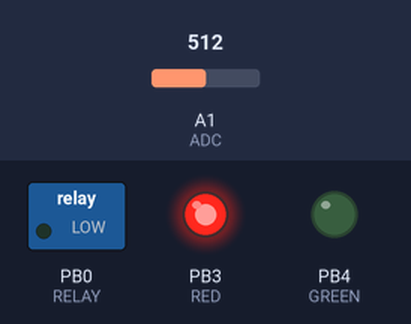
Bench run of a sketch on a simulated ATtiny85, built with avr-gcc and run on an emulated ATtiny85. Shown: switched loads named in the sketch (green lamp = pin HIGH), output pins drawn as LEDs (lit = HIGH). The inputs (shaded band) are chosen by the test bench; at power-on: A1 (ADC) = 512.

Above: at 2.8 s.
2.9 s: A1 (ADC) set to 563
5.6 s: A1 (ADC) set to 579
At 6.3 s:
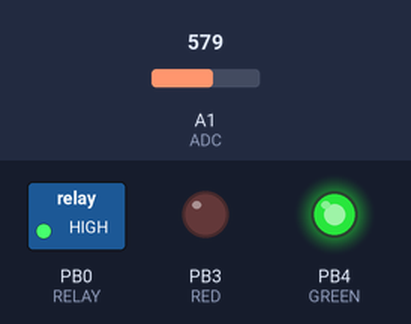
8.3 s: A1 (ADC) set to 511
At 10.1 s:
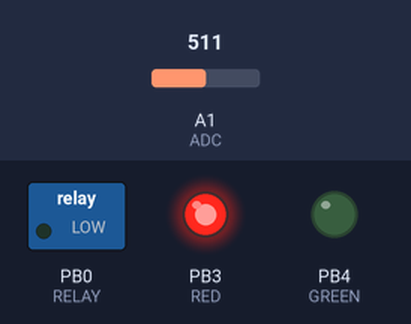
11.1 s: A1 (ADC) set to 716
At 12.0 s:
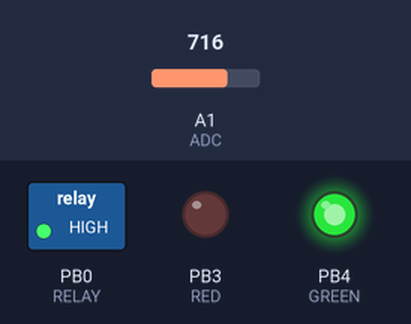
Timing chart, 0 to 14.1 s (numbered marks = the images above; inputs shaded):
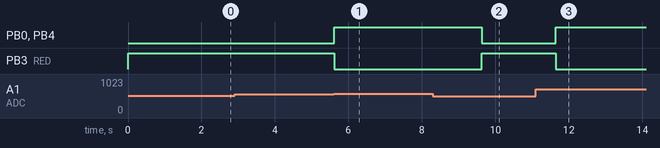

The sketch:

LVD_simple.ino
```cpp
/*
 * A "flashy" LVD circuit: http://austindavid/lvd
 * Austin David, austin@austindavid.com 6 Sept 2013
 * (cc)
 */

/*
 * The ADC is fed wth a voltage divider, 10k + 49.9k
 * Ideal voltage conversion:
 * ADC = Vin * (10 / (10 + 49.9)) / 5 * 1024
 *
 * 11.3v -> ADC @ 387
 * 10.5v -> ADC @ 359
 *
 * YMMV :)
 *
 * For the new PCB LVD, 10k + 33k @ 3.3v VCC
 *   ADC = Vin * (10/(10+33)) / 3.3 * 1024
 * 11.5 -> 902
 * 11.0 -> 794
 *
 *  at 5V, 47.62/V
 *  12.0 -> 571.44
 *  11.5 -> 547.63
 *  11.0 -> 523.82
 *
 *
 * bench observed:
 *   12.0 =~ 547
 */

#define HIGH_WATER 571
#define LOW_WATER 547


/*
 * ATTiny45 don't have hardware serial (or, I don't use it) and have
 * different pin layouts from a typical Uno dev board
 */

//WTF #ifdef __AVR_ATtiny45__
#define ATTINY
//WTF #endif


// ATMEL ATTINY45 / ARDUINO
//
//                  +-\/-+
// Ain0 (D 5) PB5  1|    |8  Vcc
// Ain3 (D 3) PB3  2|    |7  PB2 (D 2)  Ain1
// Ain2 (D 4) PB4  3|    |6  PB1 (D 1) pwm1
//            GND  4|    |5  PB0 (D 0) pwm0
//                  +----+

#define ADC A1
#define RED 3
#define GREEN 4

#ifdef ATTINY      // ATTiny45 chip layout
#define RELAY 0
#define JUMPER 1
#else
#define RELAY 13   // Arduino UNO or other board
#define JUMPER 1
#define GREEN 13
#endif


// the setup routine runs once when you press reset:
void setup() {
  #ifndef ATTINY
  // initialize serial communication at 9600 bits per second:
  Serial.begin(9600);
  #endif
  pinMode(RELAY, OUTPUT);
  pinMode(GREEN, OUTPUT);
  pinMode(RED, OUTPUT);

  digitalWrite(RELAY, LOW);
  digitalWrite(RED, LOW);
  digitalWrite(GREEN, LOW);
} // setup()


// the loop routine runs over and over again forever:
void loop() {
  int sensorValue = analogRead(ADC);
#ifndef ATTINY
  // print out the value you read:
  Serial.println(sensorValue);
#endif

  if (sensorValue > HIGH_WATER) {
    digitalWrite(RELAY, HIGH);
    digitalWrite(GREEN, HIGH);
    digitalWrite(RED, LOW);
    delay(2000);
  } else if (sensorValue < LOW_WATER) {
    digitalWrite(RELAY, LOW);
    digitalWrite(GREEN, LOW);
    digitalWrite(RED, HIGH);
    delay(2000);
  }
  delay(10);
} // loop()
```

Measured:
- the behaviour switches between 571 and 572 on A1 (ADC) (found by bisection; images 0 and 1)
- after the input at 2.9 s, every drawn part: stays the same
- after the input at 5.6 s, PB0 (RELAY), PB4 (GREEN): LOW → HIGH at once; PB3 (RED): HIGH → LOW at once
- after the input at 8.3 s, PB0 (RELAY), PB4 (GREEN): HIGH → LOW after 1.3 s; PB3 (RED): LOW → HIGH after 1.3 s
- after the input at 11.1 s, PB0 (RELAY), PB4 (GREEN): LOW → HIGH after 0.54 s; PB3 (RED): HIGH → LOW after 0.54 s
